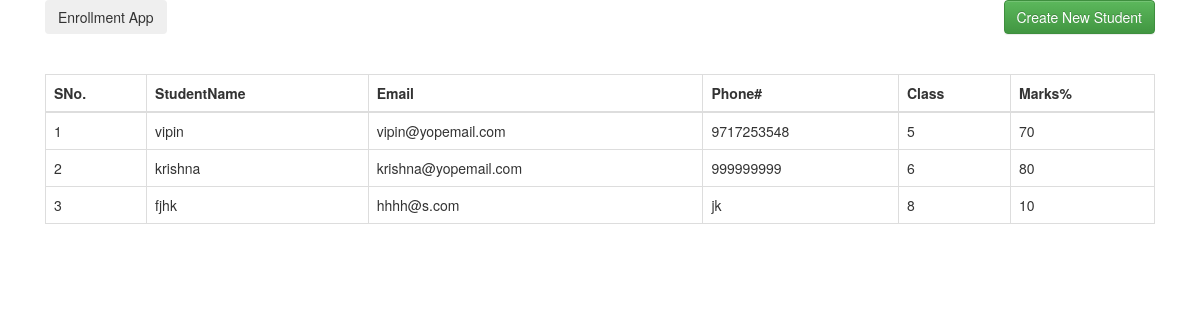
/student-list/, run on the app's committed database.
### student/models.py (models this page shows, shortened)
class StudentRecord(models.Model):
    student_name = models.CharField(max_length=100)
    fathers_name = models.CharField(max_length=100,null=True,blank=True)
    date_of_birth = models.DateField()
    address = models.TextField()
    city = models.CharField(max_length=50)
    state = models.CharField(max_length=20)
    pin = models.CharField(max_length=6)
    phone_number = models.CharField(max_length=10,unique=True,null=True,blank=True)
    email = models.EmailField(unique=True,null=True,blank=True)
    class_opted = models.IntegerField(
                          validators=[MinValueValidator(5),
                                      MaxValueValidator(10)])
    marks = models.IntegerField(validators=[MinValueValidator(1),
                                      MaxValueValidator(100)])
    date_enrolled = models.DateField(auto_now_add=True)
    class Meta:
        db_table = 'student_record'

### student/views.py (the view)
# urls.py: path('student-list/', views.student_list, name='student-list'),
def student_list(request):
    students = StudentRecord.objects.all()
    page = request.GET.get('page', 1)
    paginator = Paginator(students, 10)
    try:
        students = paginator.page(page)
    except PageNotAnInteger:
        students = paginator.page(1)
    except EmptyPage:
        students = paginator.page(paginator.num_pages)
    return render(request, 'students.html', locals())

### student/templates/students.html (shortened to what this page needs)
<!DOCTYPE html>
<html lang="en">
<head>
    <link rel="stylesheet" href="https://maxcdn.bootstrapcdn.com/bootstrap/3.3.7/css/bootstrap.min.css"
>
    <link rel="stylesheet" href="https://maxcdn.bootstrapcdn.com/bootstrap/3.3.7/css/bootstrap-theme.min.css"
>
</head>
<body>
    <div class="container">
        <div class="col-md-12">
            <button class="btn btn-defualt">Enrollment App</button>
            <a href="/add-student/" class="btn btn-success pull-right">Create New Student</a>
            <br />
            <br />
            <br />
            <table class="table table-bordered">
                <thead>
                    <tr>
                        <th scope="col">SNo.</th>
                        <th scope="col">StudentName</th>
                        <th scope="col">Email</th>
                        <th scope="col">Phone#</th>
                        <th scope="col">Class</th>
                        <th scope="col">Marks%</th>
                    </tr>
                </thead>
                <tbody>
                    {% for student in students %}
                    <tr>
                        <td>{{ student.id }}</td>
                        <td> {{ student.student_name }}</td>
                        <td>{{student.email}}</td>
                        <td>{{student.phone_number}}</td>
                        <td>{{student.class_opted}}</td>
                        <td>{{student.marks}}</td>
                    </tr>
                    {% endfor %}
                </tbody>
            </table>
        </div>
    </div>
</body>
</html>

### data on the page
StudentRecord: id "1", student_name "vipin", email "vipin@yopemail.com", phone_number "9717253548", class_opted "5", marks "70"
StudentRecord: id "2", student_name "krishna", email "krishna@yopemail.com", phone_number "999999999", class_opted "6", marks "80"
StudentRecord: id "3", student_name "fjhk", email "hhhh@s.com", phone_number "jk", class_opted "8", marks "10"
